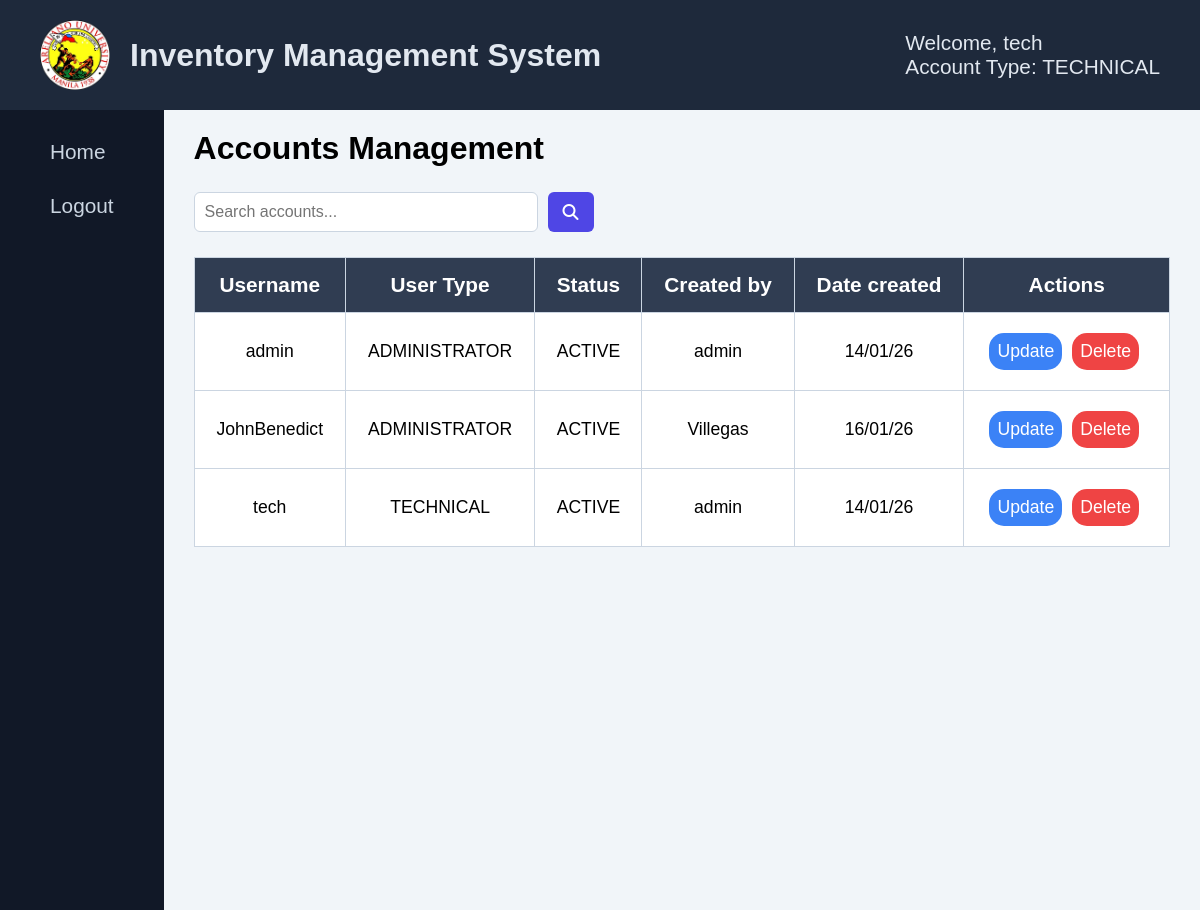
Screenshot of /userManagement/accounts-management.php (signed in) with the database file from the repository.
### tables this page shows
CREATE TABLE `tblaccounts` (
  `username` varchar(50) NOT NULL,
  `password` varchar(50) NOT NULL,
  `usertype` varchar(20) NOT NULL,
  `status` varchar(10) NOT NULL,
  `createdby` varchar(50) NOT NULL,
  `datecreated` varchar(50) NOT NULL
);

### userManagement/accounts-management.php (the view, shortened to what this page needs)
<!DOCTYPE html>
<html lang="en">
<head>
    <link rel="stylesheet" href="https://cdnjs.cloudflare.com/ajax/libs/font-awesome/6.5.1/css/all.min.css">
    <link rel="stylesheet" href="../assets/css/accounts-management.css">
    <link rel="stylesheet" href="../assets/css/notification.css">
</head>
<body>
    <?php include("../includes/nav-sidebar.php")?>
        <div class="container">
            <form action="<?php echo htmlspecialchars($_SERVER['PHP_SELF'])?>" method="post">
                <h4>Accounts Management</h4>
                <div class="searchdiv">
                    <input type="text" name="txtsearch" placeholder="Search accounts...">
                    <button type="submit" name="btnsearch" class="search-btn">
                        <i class="fa-solid fa-magnifying-glass"></i>
                    </button>
                </div>
        <?php
        function buildtable($result) {
            if (mysqli_num_rows($result) > 0) {
                echo "<table>";
                echo "<tr>";
                echo "<th>Username</th><th>User Type</th><th>Status</th><th>Created by</th><th>Date created</th><th>Actions</th>";
                echo "</tr>";
                while ($row = mysqli_fetch_array($result)) {
                    echo "<tr>";
                    echo "<td>" . $row['username'] . "</td>";
                    echo "<td>" . $row['usertype'] . "</td>";
                    echo "<td>" . $row['status'] . "</td>";
                    echo "<td>" . $row['createdby'] . "</td>";
                    echo "<td>" . $row['datecreated'] . "</td>";
                    echo "<td class = 'actions'>";
                    echo "<a href = 'update-account.php?username=". $row['username']. "' class='update'>Update</a>";
                    echo "<a href = 'delete-account.php?username=". $row['username']. "' class='delete'>Delete</a>";
                    echo "</td>";
                    echo "</tr>";
                }
                echo "</table>";
            } else {
                echo "No record/s found.";
            }
        }
        require_once "../config/config.php";
        if (isset($_POST['btnsearch'])) {
            $sql = "SELECT * FROM tblaccounts WHERE username LIKE ? OR usertype LIKE ? ORDER BY username";
            if ($stmt = mysqli_prepare($link, $sql)) {
                $searchvalue = '%' . $_POST['txtsearch'] . '%';
                mysqli_stmt_bind_param($stmt, "ss", $searchvalue, $searchvalue);
                if (mysqli_stmt_execute($stmt)) {
                    $result = mysqli_stmt_get_result($stmt);
                    buildtable($result);
                }
            }
        } else {
            $sql = "SELECT * FROM tblaccounts ORDER BY username";
            if ($stmt = mysqli_prepare($link, $sql)) {
                if (mysqli_stmt_execute($stmt)) {
                    $result = mysqli_stmt_get_result($stmt);
                    buildtable($result);
                }
            }
        }
        ?>
            </form>
        </div>
    </main>
</body>
</html>

### assets/css/accounts-management.css (style rules this page uses)
* { font-family: Arial, Helvetica, sans-serif; padding: 0; margin: 0; box-sizing: border-box; }
.container { padding: 20px 30px; background-color: #F1F5F9; width: 100%; }
form { display: flex; flex-direction: column; gap: 5px; width: 100%; max-width: 100%; }
form h4 { font-size: 2rem; }
.searchdiv { padding: 20px 0px; display: flex; gap: 10px; width: 100%; max-width: 400px; }
.searchdiv input[type="text"] { flex: 1; padding: 10px; border-radius: 6px; border: 1px solid #CBD5E1; outline: none; font-size: 1rem; }
.search-btn { background-color: #4F46E5; border: none; border-radius: 6px; padding: 0 15px; color: white; cursor: pointer; display: flex; align-items: center; justify-content: center; font-size: 1rem; }
.search-btn i { font-size: 1rem; }
table { border: 1px solid #CBD5E1; border-collapse: collapse; background-color: white; }
th { background-color: #303d52; color: white; padding: 15px 20px; font-size: 1.3rem; }
td { font-size: 1.1rem; padding: 15px 20px; }
th { background-color: #303d52; color: white; }
tr, th, td { border: 1px solid #CBD5E1; text-align: center; }
.actions { display: flex; }
.actions a { text-decoration: none; color: white; }
.actions .update, .actions .delete { padding: 8px; margin: 5px; border-radius: 15px; cursor: pointer; }
.actions .update { background-color: #3B82F6; }
.actions .delete { background-color: #EF4444; }
td.actions { border: none; }

### includes/nav-sidebar.php (style rules this page uses)
html, body { height: 100%; margin: 0; }

### rows the page displays
tblaccounts: username "admin", usertype "ADMINISTRATOR", status "ACTIVE", createdby "admin", datecreated "14/01/26"
tblaccounts: username "JohnBenedict", usertype "ADMINISTRATOR", status "ACTIVE", createdby "Villegas", datecreated "16/01/26"
tblaccounts: username "tech", usertype "TECHNICAL", status "ACTIVE", createdby "admin", datecreated "14/01/26"

### other values shown
$_SESSION['username'] "tech"
$_SESSION['usertype'] "TECHNICAL"
